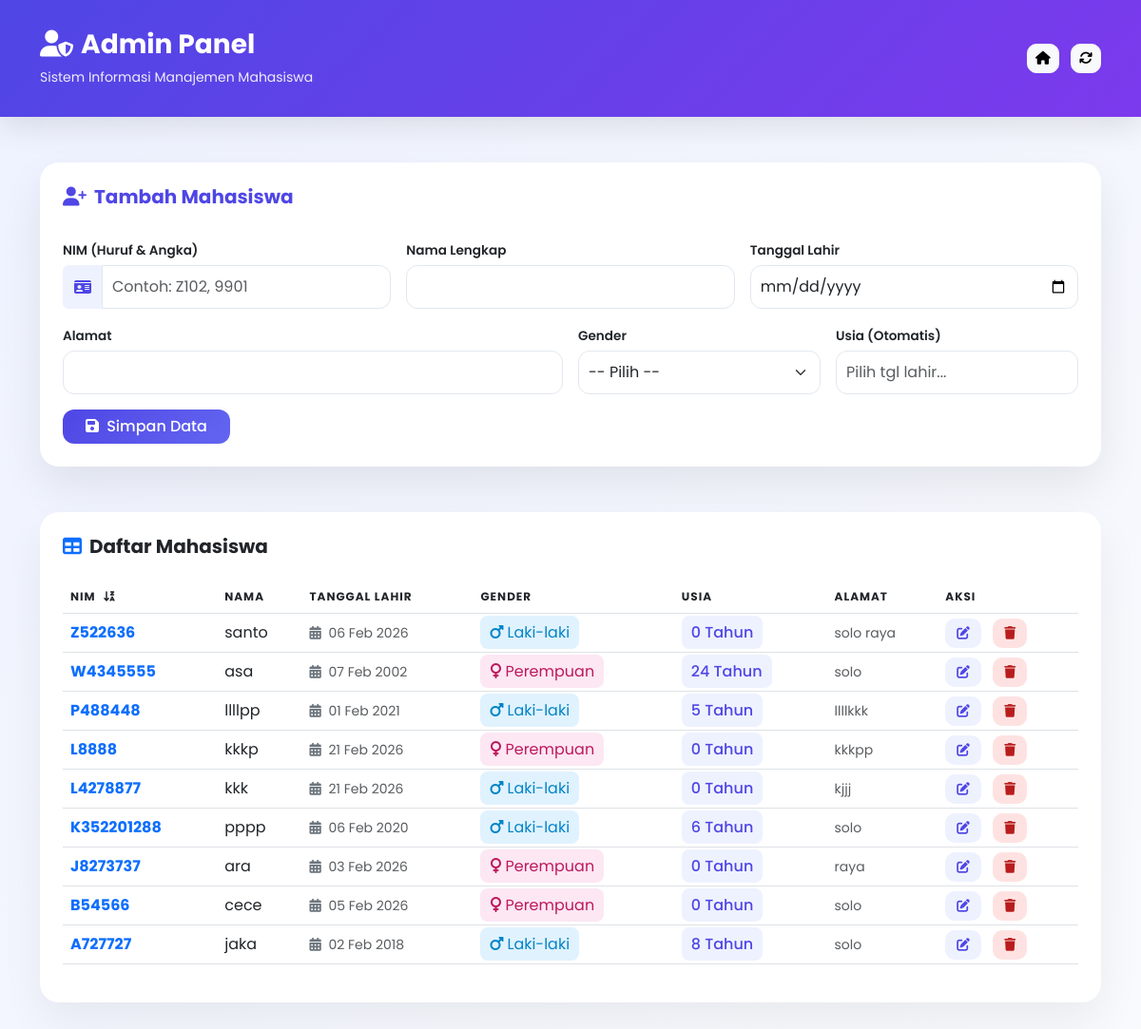
The app's page /admin.php with its own data.
### tables this page shows
CREATE TABLE `mahasiswa` (
  `nim` varchar(15) NOT NULL,
  `nama` varchar(100) NOT NULL,
  `alamat` text DEFAULT NULL,
  `tanggal_lahir` date DEFAULT NULL,
  `usia` int(3) DEFAULT NULL,
  `gender` enum('Laki-laki','Perempuan') DEFAULT NULL
);

### config.php (called while the page is built, shortened)
<?php
$conn = mysqli_connect("localhost", "root", "", "db_kampus");
function query($query) {
    global $conn;
    $result = mysqli_query($conn, $query);
    $rows = [];
    while ($row = mysqli_fetch_assoc($result)) {
        $rows[] = $row;
    }
    return $rows;
}
?>

### admin.php (the view, shortened to what this page needs)
<?php
require 'config.php';
$mahasiswa = query("SELECT * FROM mahasiswa ORDER BY nim DESC");
?>
<!DOCTYPE html>
<html lang="id">
<head>
    <link href="https://cdn.jsdelivr.net/npm/bootstrap@5.3.0/dist/css/bootstrap.min.css" rel="stylesheet">
    <link href="https://cdnjs.cloudflare.com/ajax/libs/font-awesome/6.5.0/css/all.min.css" rel="stylesheet">
    <link rel="stylesheet" href="style.css">
</head>
<body>
<header class="admin-header mb-5">
    <div class="container d-flex justify-content-between align-items-center">
        <div>
            <h3><i class="fas fa-user-shield me-2"></i>Admin Panel</h3>
            <small>Sistem Informasi Manajemen Mahasiswa</small>
        </div>
        <div>
            <a href="index.php" class="btn btn-light btn-sm me-2"><i class="fas fa-home"></i></a>
            <a href="admin.php" class="btn btn-light btn-sm"><i class="fas fa-sync"></i></a>
        </div>
    </div>
</header>
<div class="container pb-5">
    <div class="card admin-form-card p-4 mb-5">
        <div class="form-header mb-4">
            <h5><i class="fas fa-user-plus me-2"></i>Tambah Mahasiswa</h5>
        </div>
        <form method="POST" class="admin-form row g-3">
            <div class="col-md-4">
                <label>NIM (Huruf & Angka)</label>
                <div class="input-group">
                    <span class="input-group-text"><i class="fas fa-id-card"></i></span>
                    <input type="text" name="nim" class="form-control" placeholder="Contoh: Z102, 9901" required>
                </div>
            </div>
            <div class="col-md-4">
                <label>Nama Lengkap</label>
                <input type="text" name="nama" class="form-control" required>
            </div>
            <div class="col-md-4">
                <label>Tanggal Lahir</label>
                <input type="date" name="tanggal_lahir" id="tanggal_lahir" class="form-control" required>
            </div>
            <div class="col-md-6">
                <label>Alamat</label>
                <input type="text" name="alamat" class="form-control" required>
            </div>
            <div class="col-md-3">
                <label>Gender</label>
                <select name="gender" class="form-select" required>
                    <option value="">-- Pilih --</option>
                </select>
            </div>
            <div class="col-md-3">
                <label>Usia (Otomatis)</label>
                <input type="number" name="usia" id="usia" class="form-control" readonly placeholder="Pilih tgl lahir..." required>
            </div>
            <div class="col-12">
                <button type="submit" name="tambah" class="btn btn-gradient px-4">
                    <i class="fas fa-save me-1"></i> Simpan Data
                </button>
            </div>
        </form>
    </div>
    <div class="card p-4 modern-table">
        <h5 class="fw-bold mb-4"><i class="fas fa-table me-2 text-primary"></i>Daftar Mahasiswa</h5>
        <div class="table-responsive">
            <table class="table align-middle">
                <thead>
                    <tr>
                        <th>NIM <i class="fas fa-sort-alpha-down-alt ms-1"></i></th>
                        <th>Nama</th>
                        <th>Tanggal Lahir</th>
                        <th>Gender</th>
                        <th>Usia</th>
                        <th>Alamat</th>
                        <th>Aksi</th>
                    </tr>
                </thead>
                <tbody>
                <?php if(empty($mahasiswa)): ?>
                    <tr><td colspan="7" class="text-center p-4 text-muted">Belum ada data mahasiswa yang tersimpan.</td></tr>
                <?php else: ?>
                    <?php foreach($mahasiswa as $m): ?>
                        <tr>
                            <td class="fw-bold text-primary"><?= htmlspecialchars($m['nim']) ?></td>
                            <td><?= htmlspecialchars($m['nama']) ?></td>
                            <td>
                                <span class="text-muted small">
                                    <i class="fas fa-calendar-alt me-1 text-secondary"></i>
                                    <?= date('d M Y', strtotime($m['tanggal_lahir'])) ?>
                                </span>
                            </td>
                            <td>
                                <?php if(trim($m['gender']) == 'Laki-laki'): ?>
                                    <span class="badge-male"><i class="fas fa-mars me-1"></i>Laki-laki</span>
                                <?php else: ?>
                                    <span class="badge-female"><i class="fas fa-venus me-1"></i>Perempuan</span>
                                <?php endif; ?>
                            </td>
                            <td><span class="badge-soft"><?= $m['usia'] ?> Tahun</span></td>
                            <td class="text-muted small"><?= htmlspecialchars($m['alamat']) ?></td>
                            <td>
                                <a href="edit.php?nim=<?= $m['nim'] ?>" class="btn-edit me-2" title="Edit"><i class="fas fa-edit"></i></a>
                                <a href="?hapus=<?= $m['nim'] ?>" class="btn-delete" title="Hapus" onclick="return confirm('Hapus data NIM <?= $m['nim'] ?>?')"><i class="fas fa-trash"></i></a>
                            </td>
                        </tr>
                    <?php endforeach; ?>
                <?php endif; ?>
                </tbody>
            </table>
        </div>
    </div>
</div>
</body>
</html>

### style.css (style rules this page uses)
body { background: linear-gradient(135deg,#eef2ff,#f8fafc); font-family: 'Poppins', sans-serif; color:#1e293b; }
.card { border: none; border-radius: 18px; box-shadow: 0 15px 40px rgba(0,0,0,0.06); transition: all 0.3s ease; }
.modern-table { border-radius: 15px; overflow: hidden; }
.modern-table thead { background: #f8fafc; text-transform: uppercase; font-size: 0.75rem; letter-spacing: 1px; }
.modern-table tbody tr { transition: 0.25s; }
.badge-soft { background: #eef2ff; color: #4f46e5; font-weight: 500; padding: 6px 10px; border-radius: 8px; }
.badge-male { background: #e0f2fe; color: #0284c7; padding: 6px 10px; border-radius: 8px; }
.badge-female { background: #fce7f3; color: #be185d; padding: 6px 10px; border-radius: 8px; }
.admin-form label { font-weight: 500; margin-bottom: 5px; }
.admin-form .form-control, .admin-form .form-select { border-radius: 12px; padding: 10px; border: 1px solid #e2e8f0; }
.btn { border-radius: 10px; font-weight: 500; }
.btn-gradient { background: linear-gradient(135deg,#4f46e5,#6366f1); border: none; color: white; }
.btn-edit { background: #e0f2fe; color: #0284c7; border-radius: 8px; padding: 5px 10px; font-size: 0.85rem; }
.btn-delete { background: #fee2e2; color: #b91c1c; border-radius: 8px; padding: 5px 10px; font-size: 0.85rem; }
.main-header, .admin-header { background: linear-gradient(135deg,#4f46e5,#7c3aed); padding: 30px 0; color: white; box-shadow: 0 10px 30px rgba(0,0,0,0.1); }
.main-header h2, .admin-header h3 { font-weight: 700; margin-bottom: 5px; }
.main-header small, .admin-header small { opacity: 0.9; }
.admin-header { margin-bottom: 50px; }
.admin-form-card { border-radius: 20px; box-shadow: 0 20px 45px rgba(0,0,0,0.08); background: white; transition: 0.3s; }
.form-header h5 { font-weight: 700; color: #4f46e5; }
.admin-form label { font-weight: 600; font-size: 0.85rem; }
.input-group-text { background: #eef2ff; border: none; color: #4f46e5; }
.admin-form .form-control, .admin-form .form-select { border-radius: 12px; border: 1px solid #e2e8f0; }
.modern-table { border-radius: 20px; background: white; box-shadow: 0 20px 45px rgba(0,0,0,0.06); }
.modern-table thead { background: #f8fafc; font-size: 0.75rem; letter-spacing: 1px; }
.btn-gradient { background: linear-gradient(135deg,#4f46e5,#6366f1); border: none; color: white; border-radius: 12px; }
.btn-edit { background: #eef2ff; color: #4f46e5; border-radius: 10px; padding: 6px 12px; }
.btn-delete { background: #fee2e2; color: #b91c1c; border-radius: 10px; padding: 6px 12px; }

### records on screen
mahasiswa: nim "Z522636", nama "santo", tanggal_lahir "06 Feb 2026", gender "Laki-laki" (drawn), usia "0", alamat "solo raya"
mahasiswa: nim "W4345555", nama "asa", tanggal_lahir "07 Feb 2002", gender "Perempuan" (drawn), usia "24", alamat "solo"
mahasiswa: nim "P488448", nama "llllpp", tanggal_lahir "01 Feb 2021", gender "Laki-laki" (drawn), usia "5", alamat "llllkkk"
mahasiswa: nim "L8888", nama "kkkp", tanggal_lahir "21 Feb 2026", gender "Perempuan" (drawn), usia "0", alamat "kkkpp"
mahasiswa: nim "L4278877", nama "kkk", tanggal_lahir "21 Feb 2026", gender "Laki-laki" (drawn), usia "0", alamat "kjjj"
mahasiswa: nim "K352201288", nama "pppp", tanggal_lahir "06 Feb 2020", gender "Laki-laki" (drawn), usia "6", alamat "solo"
mahasiswa: nim "J8273737", nama "ara", tanggal_lahir "03 Feb 2026", gender "Perempuan" (drawn), usia "0", alamat "raya"
mahasiswa: nim "B54566", nama "cece", tanggal_lahir "05 Feb 2026", gender "Perempuan" (drawn), usia "0", alamat "solo"
mahasiswa: nim "A727727", nama "jaka", tanggal_lahir "02 Feb 2018", gender "Laki-laki" (drawn), usia "8", alamat "solo"
